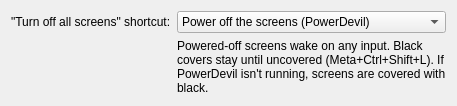
<?xml version="1.0" encoding="UTF-8"?>
<ui version="4.0">
 <class>LightsOutConfigForm</class>
 <widget class="QWidget" name="LightsOutConfigForm">
  <property name="windowTitle">
   <string>Lights Out</string>
  </property>
  <layout class="QFormLayout" name="formLayout">
   <item row="0" column="0">
    <widget class="QLabel" name="turnOffModeLabel">
     <property name="text">
      <string>&quot;Turn off all screens&quot; shortcut:</string>
     </property>
     <property name="buddy">
      <cstring>kcfg_TurnOffMode</cstring>
     </property>
    </widget>
   </item>
   <item row="0" column="1">
    <widget class="QComboBox" name="kcfg_TurnOffMode">
     <item>
      <property name="text">
       <string>Power off the screens (PowerDevil)</string>
      </property>
     </item>
     <item>
      <property name="text">
       <string>Cover every screen with black</string>
      </property>
     </item>
    </widget>
   </item>
   <item row="1" column="1">
    <widget class="QLabel" name="turnOffModeHelp">
     <property name="text">
      <string>Powered-off screens wake on any input. Black covers stay until uncovered (Meta+Ctrl+Shift+L). If PowerDevil isn't running, screens are covered with black.</string>
     </property>
     <property name="wordWrap">
      <bool>true</bool>
     </property>
    </widget>
   </item>
  </layout>
 </widget>
 <resources/>
 <connections/>
</ui>
